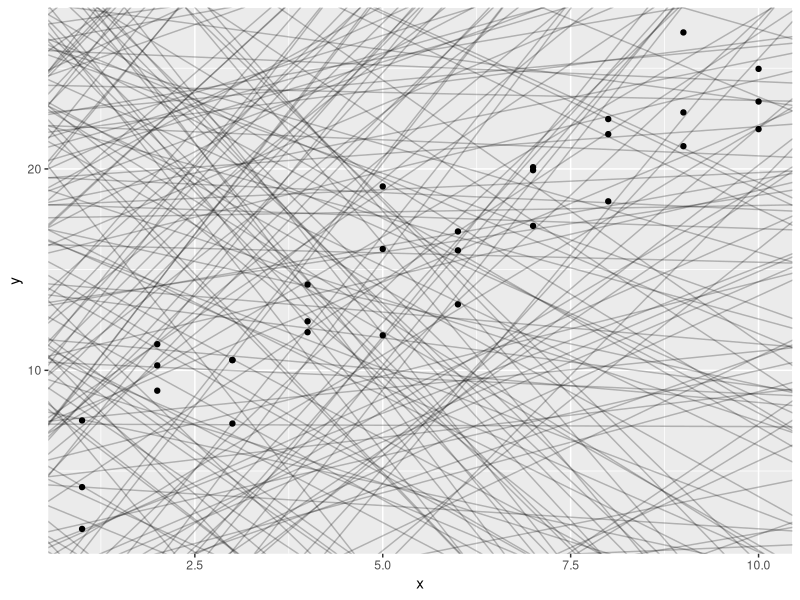
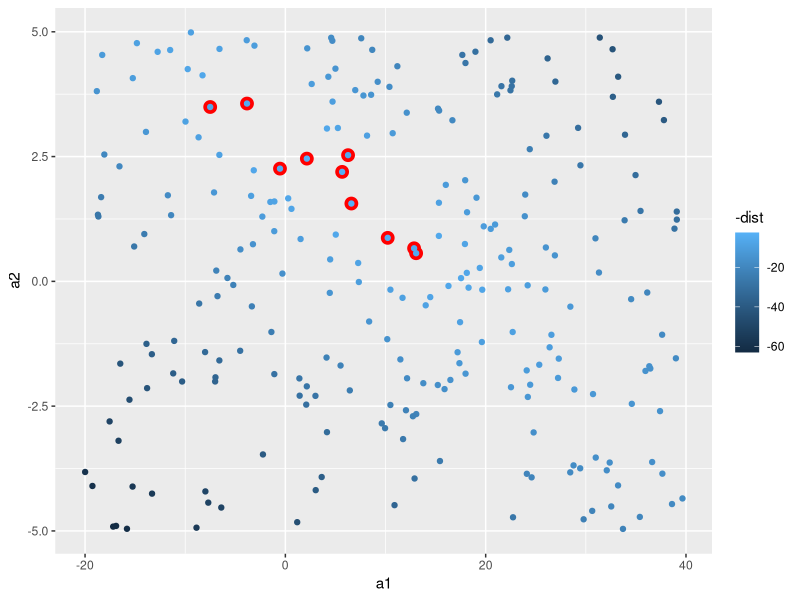
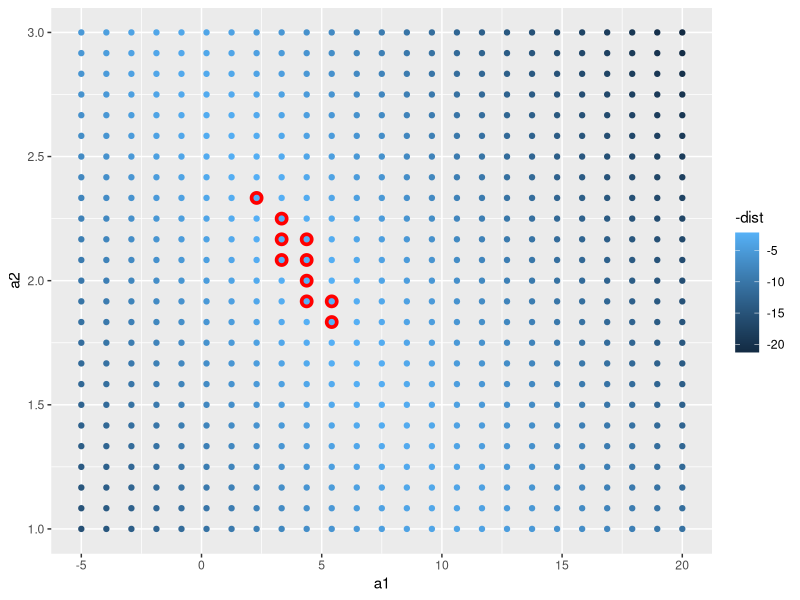
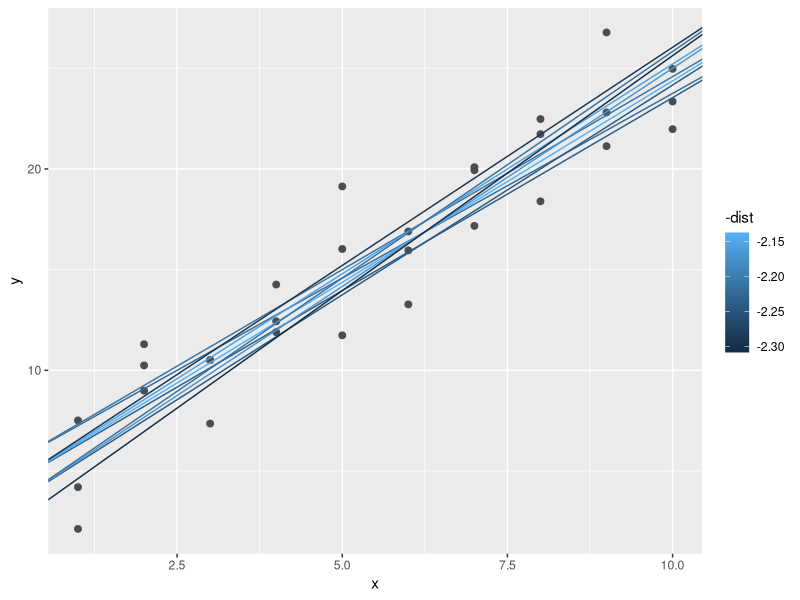
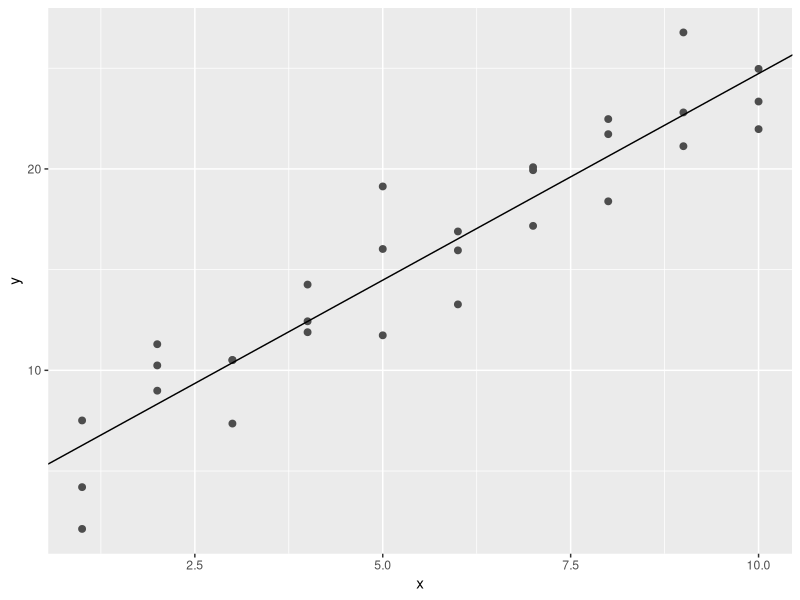
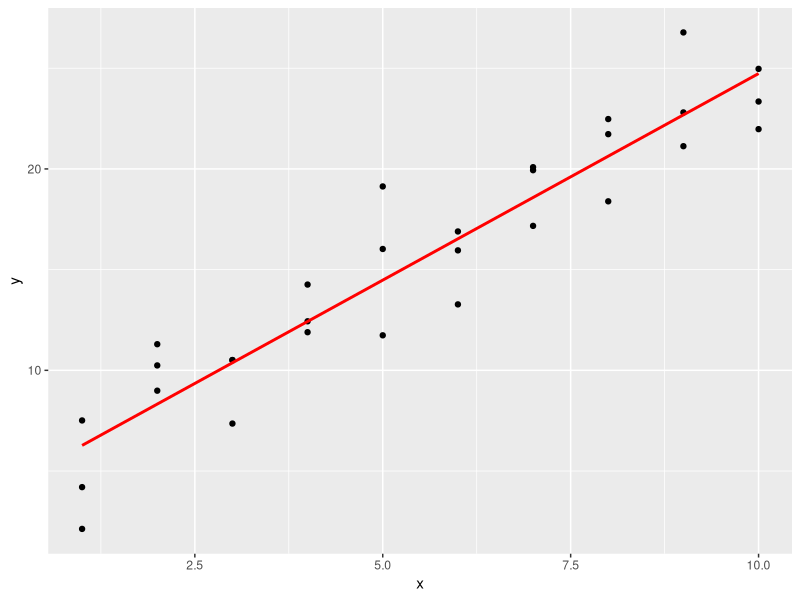
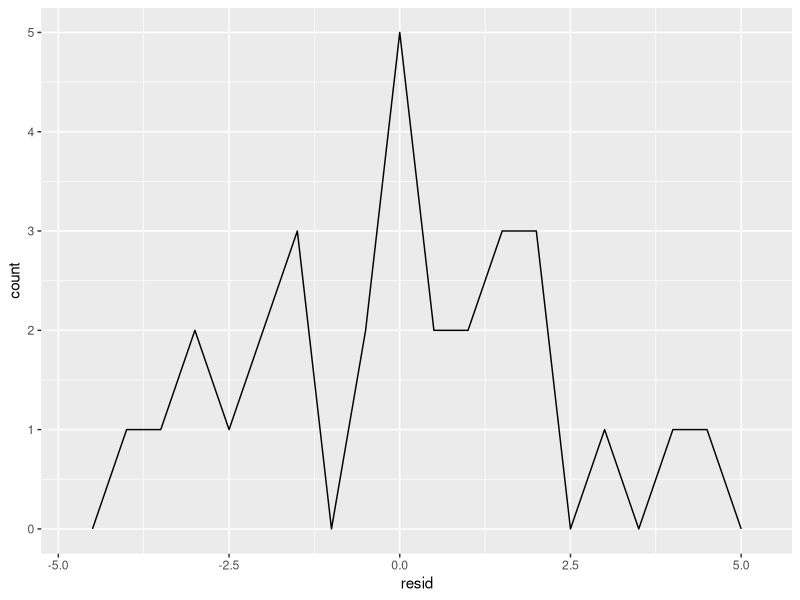
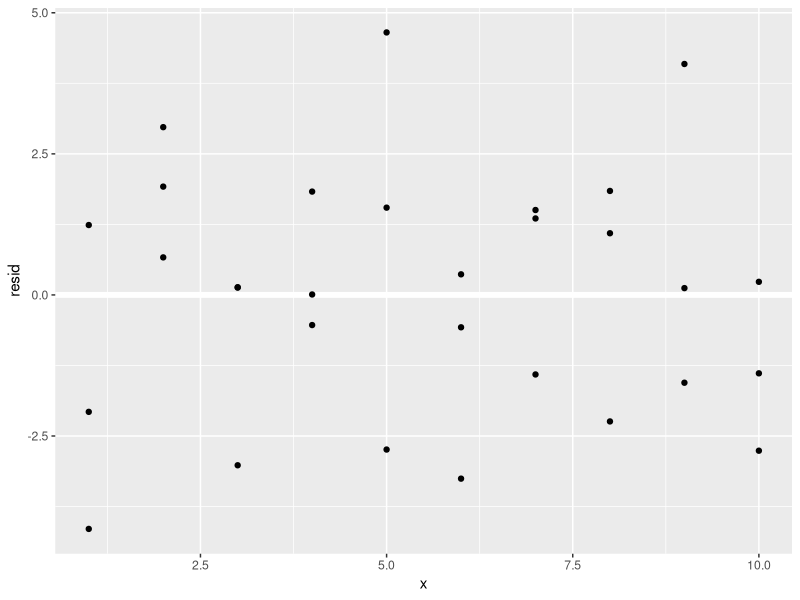

The R source for these figures, in order:
library(tidyverse)
library(modelr)
library(purrr)
library(dplyr)
# a global function that deletes missing data but warns me before doing so
options(na.action = na.warn)

view(sim1)
print(n= 50, sim1)
# y = a_2*x + a_1
# runif(n, min, max)
# Generate n random numbers, each drawn uniformly between min and max
models <- tibble(
  a1 = runif(250, -20, 40),
  a2 = runif(250, -5, 5)
)

ggplot(sim1, aes(x, y)) +
  geom_abline(
    aes(intercept = a1, slope = a2),
    data = models, alpha = 1/4
  ) +
  geom_point()

# A model predicts a y value
# The data has an actual y value
# The distance between y_actual and y_predicted is called error/residual
# Visually it is the vertical line between the point and the line
# We care how wrong the prediction is up and down
model1 <- function(a, data) {
  a[1] + data$x * a[2]
}
# Give me the predicted y-values from the model y = 7 + 1.5x
# for every x in sim1
# 7 + 1.5 * sim1$x
# Just an example
model1(c(7, 1.5), sim1)

# Root mean squared deviation
measure_distance <- function(mod, data) {
  diff <- data$y - model1(mod, data)
  sqrt(mean(diff ^ 2))
}
measure_distance(c(7, 1.5), sim1)

# There are many candidate models therefore for every model we need to compute how far it is from the data
# The function answers:
# If a model has intercept a1 and slope a2, how far is it from the data
sim1_dist <- function(a1, a2) {
  measure_distance(c(a1, a2), sim1)
}

models <- models %>%
  # map2 -> maps value in the function pairwise
  # mutate takes the model table and adss a new column called dist
  mutate(dist = purrr::map2_dbl(a1, a2, sim1_dist))
models

# Each point in the graph represents possible models in a parameter space
# Highlighting in red shows where the best models cluster
ggplot(models, aes(a1, a2)) +
  geom_point(
    data = filter(models, rank(dist) <= 10),
    size = 4, color = "red"
  ) +
  geom_point(aes(colour = -dist))


grid <- expand.grid(
  # seq() creates 25 evenly spaced numbers
  # 25*25 = 625 models
  a1 = seq(-5, 20, length = 25),
  a2 = seq(1, 3, length = 25)
) %>%
  # For every (a1, a2) pair in the grid, compute how far that model is from the data.
  mutate(dist = purrr::map2_dbl(a1, a2, sim1_dist))

grid %>%
  ggplot(aes(a1, a2)) +
  # Finds the 10 best models with the smallest distance and marks them red
  geom_point(
    data = filter(grid, rank(dist) <= 10),
    size = 4, colour = "red"
  ) +
  geom_point(aes(color = -dist))

# Overlaying the 10 best models on the data
ggplot(sim1, aes(x, y)) +
  geom_point(size = 2, color = "grey30") +
  geom_abline(
    aes(intercept = a1, slope = a2, color = -dist),
    data = filter(grid, rank(dist) <= 10)
  )

# Numerical minimisation through Newton-Raphson Search
# Minimising distance gives the best fit line by minimising the loss function
# A loss function measures how bas a model is
# ie: Good line -> small residuals -> small distance
best <- optim(c(0, 0), measure_distance, data = sim1)
best$par
#> [1] 4.22 2.05

ggplot(sim1, aes(x, y)) +
  geom_point(size = 2, color = "grey30") +
  geom_abline(intercept = best$par[1], slope = best$par[2])

# PREDICTIONS
# Predictions are derived from models
# Models are abstract and predictions compare it to reality

sim1_mod <- lm(y ~ x, data = sim1)
coef(sim1_mod)

grid <- sim1 %>%
  data_grid(x)
grid

grid <- grid %>%
  add_predictions(sim1_mod)
grid

ggplot(sim1, aes(x)) +
  geom_point(aes(y = y)) +
  geom_line(
    aes(y = pred),
    data = grid,
    colour = "red",
    size = 1
  )

# Adding residuals
sim1 <- sim1 %>%
  add_residuals(sim1_mod)
sim1

# Frequency polygon is one of the way to understand the spread of residuals
ggplot(sim1, aes(resid)) +
  geom_freqpoly(binwidth = 0.5)

ggplot(sim1, aes(x, resid)) +
  geom_ref_line(h = 0) +
  geom_point()

# Learning loess
# Loess does not assume linearity unlike lm()
sim1_loess <- loess(y ~ x, data = sim1)

grid <- sim1 %>%
  data_grid(x)
grid

grid <- grid %>%
  add_predictions(sim1_loess)
grid

ggplot(sim1, aes(x, y)) +
  geom_point(color = "grey30") +
  #geom_line(data = grid, aes(y = pred), color = "blue", linewidth = 1)
  geom_smooth(method = "loess", se = FALSE)
